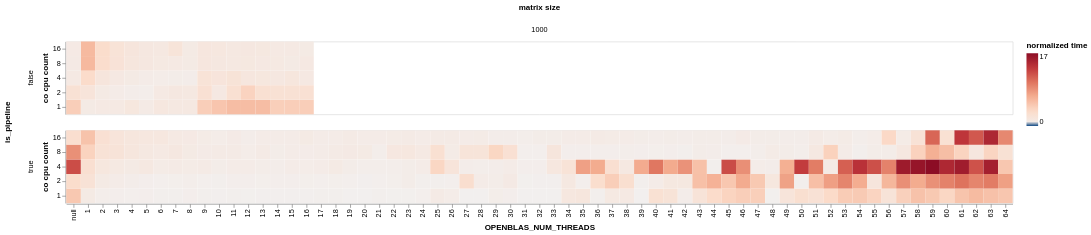

The cell this chart's notebook holds for it:
### Code cell
import altair as alt    
import polars as pl 

def norm_time()  -> pl.Expr:
    over_cols = ['is_pipeline', 'library benchmarked', 'co cpu count', 'os cpu count', 'matrix size']
    # normalize wall time to value when nthreads == num cpu cores available
    return (
        pl.when(pl.col('library benchmarked') == 'openblas')
        .then(
            (pl.col('wall time') / pl.col('wall time').filter(pl.col('OPENBLAS_NUM_THREADS') == pl.col('co cpu count')).first()).over(over_cols)
        )
        .when(pl.col('library benchmarked') == 'mkl')
        .then(
            (pl.col('wall time') / pl.col('wall time').filter(pl.col('MKL_NUM_THREADS') == pl.col('co cpu count')).first()).over(over_cols)
        )
        .otherwise(pl.lit(None))
    )
    
(
    df
    .filter(
        pl.col('library benchmarked') == 'openblas',
    )
    .with_columns(
        norm_time().alias('normalized time'),
    )
    .plot.rect(
        x='OPENBLAS_NUM_THREADS:O',
        y=alt.Y('co cpu count:O').scale(reverse=True),
        color=alt.Color('normalized time:Q').scale(scheme="redblue", domainMid=0, reverse=True),
        column='matrix size:O',
        detail='os cpu count:O',
        row='is_pipeline',
    )
)

### Figure 1 — Vega-Lite specification as saved in the notebook (floating-point values rounded to 4 significant figures; data arrays with more than 128 entries replaced by an {"elided": "..."} marker saying what was removed)
{"config": {"view": {"continuousWidth": 300, "continuousHeight": 300}}, "data": {"name": "data-b3bdbac56f5e9861a67706bd3959a1bc"}, "mark": {"type": "rect", "tooltip": true}, "encoding": {"color": {"field": "normalized time", "scale": {"scheme": "redblue", "domainMid": 0, "reverse": true}, "type": "quantitative"}, "column": {"field": "matrix size", "type": "ordinal"}, "detail": {"field": "os cpu count", "type": "ordinal"}, "row": {"field": "is_pipeline", "type": "nominal"}, "x": {"field": "OPENBLAS_NUM_THREADS", "type": "ordinal"}, "y": {"field": "co cpu count", "scale": {"reverse": true}, "type": "ordinal"}}, "params": [{"name": "param_89", "select": {"type": "interval", "encodings": ["x", "y"]}, "bind": "scales"}], "$schema": "https://vega.github.io/schema/vega-lite/v5.20.1.json", "datasets": {"data-b3bdbac56f5e9861a67706bd3959a1bc": {"elided": "410 records"}}}
